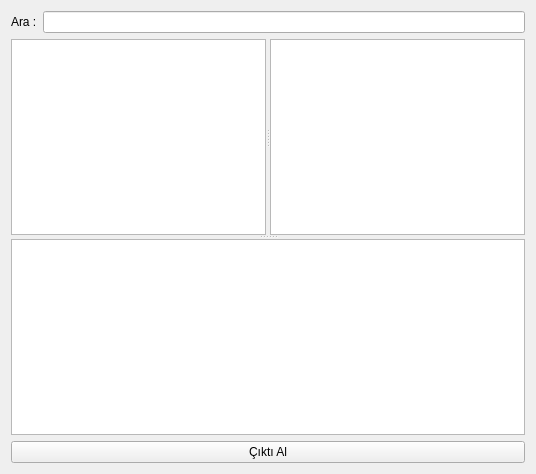
<ui version="4.0" >
 <class>RaporPerRole</class>
 <widget class="QWidget" name="RaporPerRole" >
  <property name="windowModality" >
   <enum>Qt::NonModal</enum>
  </property>
  <property name="geometry" >
   <rect>
    <x>0</x>
    <y>0</y>
    <width>536</width>
    <height>474</height>
   </rect>
  </property>
  <property name="windowTitle" >
   <string>Personel Role Görevleri</string>
  </property>
  <layout class="QGridLayout" >
   <item row="0" column="0" >
    <widget class="QLabel" name="label" >
     <property name="text" >
      <string>Ara :</string>
     </property>
    </widget>
   </item>
   <item row="0" column="1" >
    <widget class="QLineEdit" name="arama_kutusu" />
   </item>
   <item row="1" column="0" colspan="2" >
    <widget class="QSplitter" name="splitter_2" >
     <property name="orientation" >
      <enum>Qt::Vertical</enum>
     </property>
     <widget class="QSplitter" name="splitter" >
      <property name="orientation" >
       <enum>Qt::Horizontal</enum>
      </property>
      <widget class="QTableView" name="tablo" >
       <property name="selectionMode" >
        <enum>QAbstractItemView::SingleSelection</enum>
       </property>
       <property name="selectionBehavior" >
        <enum>QAbstractItemView::SelectRows</enum>
       </property>
      </widget>
      <widget class="QTableView" name="tablo_mevcut_gorevler" >
       <property name="selectionMode" >
        <enum>QAbstractItemView::SingleSelection</enum>
       </property>
       <property name="selectionBehavior" >
        <enum>QAbstractItemView::SelectRows</enum>
       </property>
      </widget>
     </widget>
     <widget class="QTextEdit" name="textEdit" />
    </widget>
   </item>
   <item row="2" column="0" colspan="2" >
    <widget class="QPushButton" name="pBYazdir" >
     <property name="text" >
      <string>Çıktı Al</string>
     </property>
    </widget>
   </item>
  </layout>
 </widget>
 <resources/>
 <connections/>
</ui>
